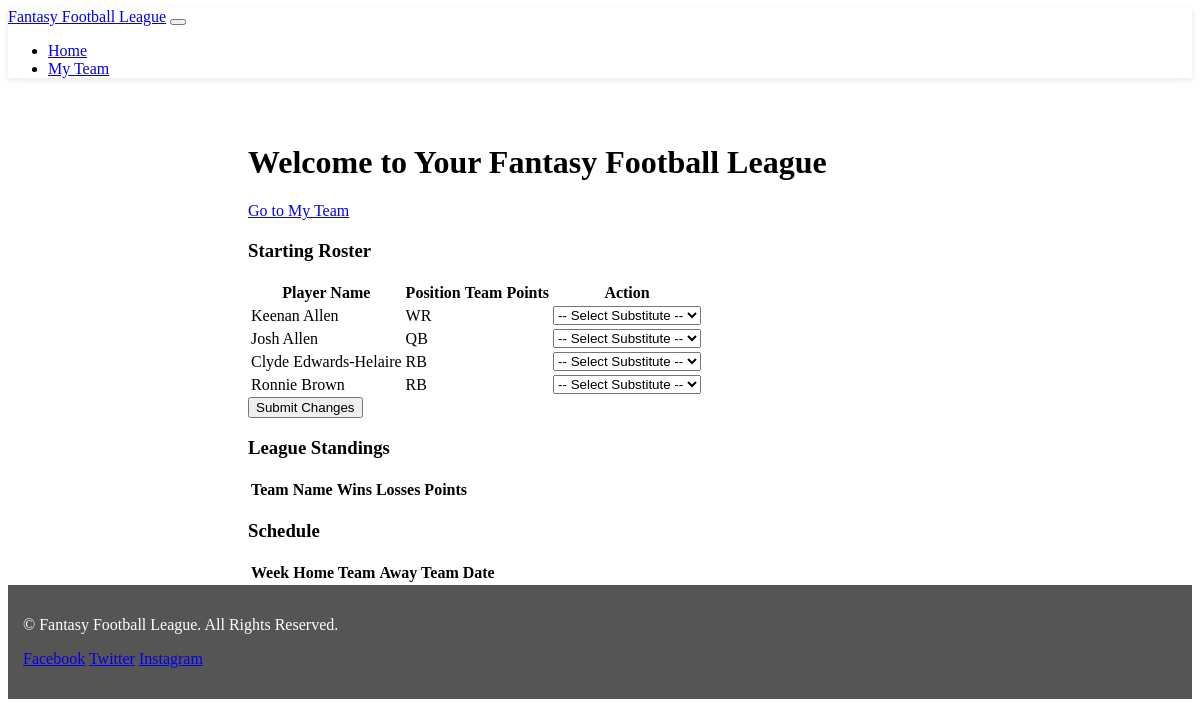
Screenshot of /home/ (signed in) with the database file from the repository.
### player_scraping/models.py (models this page shows)
class Player(models.Model):
    id = models.CharField(max_length=20, primary_key=True)
    name = models.CharField(max_length=100)
    position = models.CharField(max_length=20)
    full_team = models.CharField(max_length=20, null=True)
    abr_team = models.CharField(max_length=5, null=True)
    transaction_history = models.ManyToManyField("Transaction", related_name="players")

### player_scraping/views.py (the view)
# urls.py: path('home/', include("player_scraping.urls"), name='index'),
def home(request):
    user_team = Team.objects.filter(owner=request.user).first()
    roster = user_team.roster.filter() if user_team else []
    return render(
        request, "index.html", {"starting_roster": roster}
    )  # Pass the players variable to the template

### templates/index.html (shortened to what this page needs)
{% extends 'base.html' %} {% block content %}
<h1 class="my-4">Welcome to Your Fantasy Football League</h1>
{% if user.is_authenticated %}
<a href="{% url 'my_team' %}" class="btn btn-success">Go to My Team</a>
<div class="starting-roster my-4">
  <h3>Starting Roster</h3>
  <form method="post" action="{% url 'change_roster' %}">
    <table class="table table-striped">
      <thead>
        <tr>
          <th>Player Name</th>
          <th>Position</th>
          <th>Team</th>
          <th>Points</th>
          <th>Action</th>
        </tr>
      </thead>
      <tbody>
        {% for player in starting_roster %}
        <tr>
          <td>{{ player.name }}</td>
          <td>{{ player.position }}</td>
          <td>{{ player.team }}</td>
          <td>{{ player.points }}</td>
          <td>
            <select name="substitute_player_{{ player.id }}" class="form-control">
              <option value="">-- Select Substitute --</option>
            </select>
          </td>
        </tr>
        {% endfor %}
      </tbody>
    </table>
    <button type="submit" class="btn btn-primary">Submit Changes</button>
  </form>
</div>
<div class="league-standings my-4">
  <h3>League Standings</h3>
  <table class="table table-striped">
    <thead>
      <tr>
        <th>Team Name</th>
        <th>Wins</th>
        <th>Losses</th>
        <th>Points</th>
      </tr>
    </thead>
  </table>
</div>
<div class="schedule my-4">
  <h3>Schedule</h3>
  <table class="table table-striped">
    <thead>
      <tr>
        <th>Week</th>
        <th>Home Team</th>
        <th>Away Team</th>
        <th>Date</th>
      </tr>
    </thead>
  </table>
</div>
</div>
{% else %}
<a href="{% url 'accounts:login' %}">Log In</a>
{% endif %}
{% endblock %}

### rows the page displays
Player: name "Keenan Allen", position "WR"
Player: name "Josh Allen", position "QB"
Player: name "Clyde Edwards-Helaire", position "RB"
Player: name "Ronnie Brown", position "RB"
